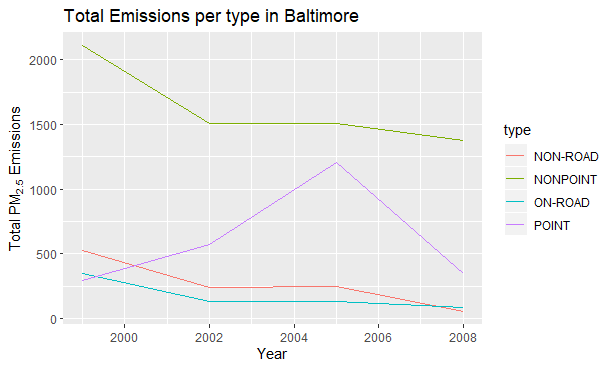

Reproduce this figure in R.
#Of the four types of sources indicated by the type (point, nonpoint, onroad, nonroad) variable, 
#which of these four sources have seen decreases in emissions from 1999–2008 for Baltimore City? 
#Which have seen increases in emissions from 1999–2008? 
#Use the ggplot2 plotting system to make a plot answer this question.

library(ggplot2)

# summing emission data per year per type
data <- aggregate(Emissions ~ year + type, balt, sum) 

# plotting
g <- ggplot(data, aes(year, Emissions, color = type))
g + geom_line() +
  xlab("Year") +
  ylab(expression("Total PM"[2.5]*" Emissions")) +
  ggtitle("Total Emissions per type in Baltimore")
